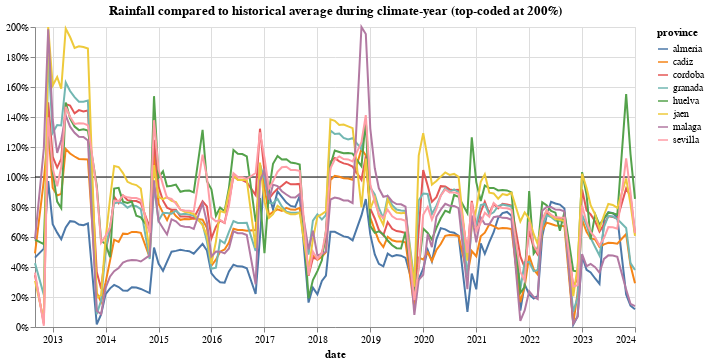

Here is the notebook cell this chart was saved with:
### Markdown cell above
## Rainfall

The raw data provides the cumulative rain in the
water-year (starting October 1) compared to a historic average since 1970.
My guess is that this format can be helpful if we assume that there's some
year-long offsetting, e.g. a large amount of early-year rain is likely followed
by less rain later on.

### Code cell
cols_reset = ['rainfallsince', 'avgrainfall1971_2000']

# Set these columns to zero on the first climatic month
# This looks like a data error, but need to investigate
df_all.loc[df_all['month_climatic'] == 1, cols_reset] = 0

cols = ['rainfallsince', 'avgrainfall1971_2000']

agg = (df_all
      .query('~ is_month_start')
      .groupby(['date', 'province'])[cols]
      .sum())

agg['relative_rainfall'] = agg[cols[0]] / agg[cols[1]]
# Limit to between -5 and 5
# agg.loc[agg.relative_rainfall < -5, 'relative_rainfall'] = -5

#if 'change' in cols[0]:
top_code = 2
agg.loc[agg.relative_rainfall > top_code, 'relative_rainfall'] = top_code
agg.loc[agg.relative_rainfall < 0, 'relative_rainfall'] = 0

title = f'Rainfall compared to historical average during climate-year (top-coded at {top_code*100}%)'
chart = alt.Chart(agg.reset_index()).mark_line().encode(
    x=alt.X('date'),
    y=alt.Y('relative_rainfall', axis=alt.Axis(format='%'), title=None),
    color='province'
).properties(
    width=600,
    height=300,
    title=title
)
rule = alt.Chart(pd.DataFrame({'y': [1]})).mark_rule(color='black').encode(y='y')
chart = rule + chart
chart

### Figure 1 — Vega-Lite specification as saved in the notebook (floating-point values rounded to 4 significant figures; data arrays with more than 128 entries replaced by an {"elided": "..."} marker saying what was removed)
{"config": {"view": {"continuousWidth": 300, "continuousHeight": 300}}, "layer": [{"data": {"name": "data-d764767e7dd3b10b2c76c1355ce10ef3"}, "mark": {"type": "rule", "color": "black"}, "encoding": {"y": {"field": "y", "type": "quantitative"}}}, {"data": {"name": "data-5bed8278af6d6e75f56fd75f30ff3189"}, "mark": {"type": "line"}, "encoding": {"color": {"field": "province", "type": "nominal"}, "x": {"field": "date", "type": "temporal"}, "y": {"axis": {"format": "%"}, "field": "relative_rainfall", "title": null, "type": "quantitative"}}, "title": "Rainfall compared to historical average during climate-year (top-coded at 200%)"}], "height": 300, "width": 600, "$schema": "https://vega.github.io/schema/vega-lite/v5.16.3.json", "datasets": {"data-d764767e7dd3b10b2c76c1355ce10ef3": [{"y": 1}], "data-5bed8278af6d6e75f56fd75f30ff3189": {"elided": "1000 records"}}}
